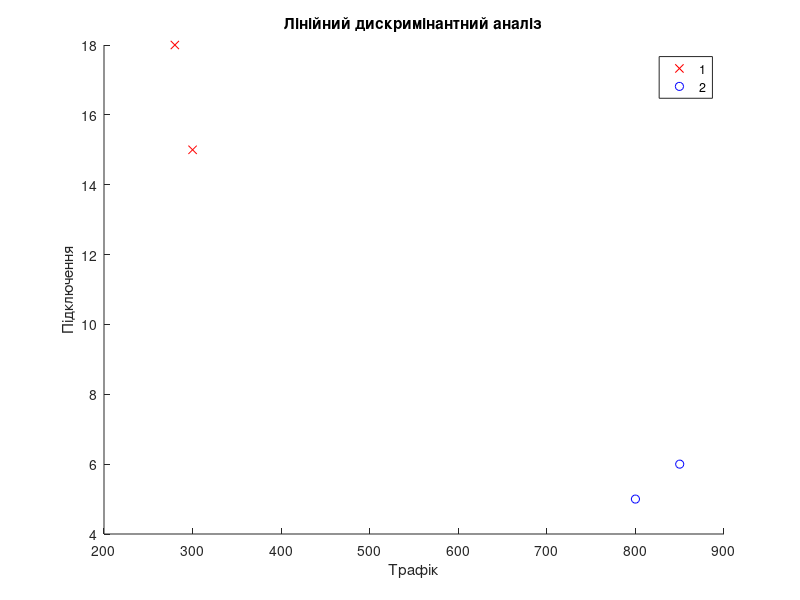

Source code (MATLAB): (Note: this script raises an error after producing the figure.)
%% Дані: X1 — трафік, X2 — підключення, Y — класи 
X = [300 15;
     280 18;
     800 5;
     850 6];
Y = [1; 1; 2; 2];

%% Лінійний дискримінантний аналіз
ldaModel = fitcdiscr(X, Y);

%% Вивід коефіцієнтів
disp('Коефіцієнти дискримінантної функції:');
disp(ldaModel.Coeffs(1,2).Linear);
disp('Константа:');
disp(ldaModel.Coeffs(1,2).Const);

%% Візуалізація
figure;
gscatter(X(:,1), X(:,2), Y, 'rb', 'xo');
xlabel('Трафік');
ylabel('Підключення');
title('Лінійний дискримінантний аналіз');
hold on;

%% Побудова межі
k = ldaModel.Coeffs(1,2).Linear;
f = @(x1,x2) k(1)*x1 + k(2)*x2 + ldaModel.Coeffs(1,2).Const;
fimplicit(f, [200 900 0 25], 'k--');
legend('Клас 1 (Смартфони)', 'Клас 2 (ПК)', 'Межа');
hold off;

